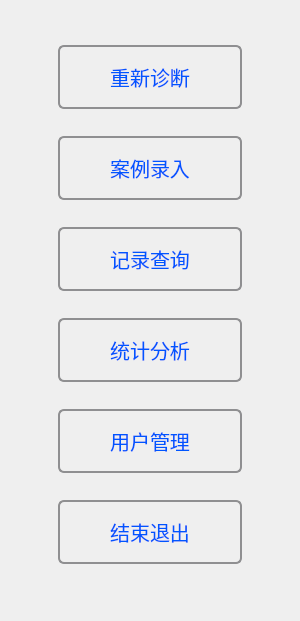
     <widget class="QWidget" name="widget_list" native="true">
      <property name="minimumSize">
       <size>
        <width>300</width>
        <height>0</height>
       </size>
      </property>
      <property name="maximumSize">
       <size>
        <width>300</width>
        <height>16777215</height>
       </size>
      </property>
      <property name="styleSheet">
       <string notr="true">QWidget#widget_list{
border-image: url(:/new/prefix1/Diagnosis_Image/bg_list.png);}
</string>
      </property>
      <layout class="QGridLayout" name="gridLayout_2">
       <property name="leftMargin">
        <number>11</number>
       </property>
       <property name="topMargin">
        <number>11</number>
       </property>
       <property name="rightMargin">
        <number>11</number>
       </property>
       <property name="bottomMargin">
        <number>11</number>
       </property>
       <property name="spacing">
        <number>7</number>
       </property>
       <item row="10" column="0">
        <spacer name="horizontalSpacer_19">
         <property name="font">
          <font>
           <family>宋体</family>
           <pointsize>12</pointsize>
          </font>
         </property>
         <property name="orientation">
          <enum>Qt::Horizontal</enum>
         </property>
         <property name="sizeHint" stdset="0">
          <size>
           <width>52</width>
           <height>20</height>
          </size>
         </property>
        </spacer>
       </item>
       <item row="1" column="1">
        <spacer name="horizontalSpacer">
         <property name="font">
          <font>
           <family>宋体</family>
           <pointsize>12</pointsize>
          </font>
         </property>
         <property name="orientation">
          <enum>Qt::Horizontal</enum>
         </property>
         <property name="sizeHint" stdset="0">
          <size>
           <width>151</width>
           <height>20</height>
          </size>
         </property>
        </spacer>
       </item>
       <item row="14" column="1">
        <spacer name="verticalSpacer_10">
         <property name="font">
          <font>
           <family>宋体</family>
           <pointsize>12</pointsize>
          </font>
         </property>
         <property name="orientation">
          <enum>Qt::Vertical</enum>
         </property>
         <property name="sizeHint" stdset="0">
          <size>
           <width>20</width>
           <height>40</height>
          </size>
         </property>
        </spacer>
       </item>
       <item row="4" column="0">
        <spacer name="horizontalSpacer_9">
         <property name="font">
          <font>
           <family>宋体</family>
           <pointsize>12</pointsize>
          </font>
         </property>
         <property name="orientation">
          <enum>Qt::Horizontal</enum>
         </property>
         <property name="sizeHint" stdset="0">
          <size>
           <width>52</width>
           <height>20</height>
          </size>
         </property>
        </spacer>
       </item>
       <item row="3" column="1">
        <spacer name="horizontalSpacer_4">
         <property name="font">
          <font>
           <family>宋体</family>
           <pointsize>12</pointsize>
          </font>
         </property>
         <property name="orientation">
          <enum>Qt::Horizontal</enum>
         </property>
         <property name="sizeHint" stdset="0">
          <size>
           <width>151</width>
           <height>20</height>
          </size>
         </property>
        </spacer>
       </item>
       <item row="2" column="0">
        <spacer name="horizontalSpacer_2">
         <property name="font">
          <font>
           <family>宋体</family>
           <pointsize>12</pointsize>
          </font>
         </property>
         <property name="orientation">
          <enum>Qt::Horizontal</enum>
         </property>
         <property name="sizeHint" stdset="0">
          <size>
           <width>52</width>
           <height>20</height>
          </size>
         </property>
        </spacer>
       </item>
       <item row="2" column="3">
        <spacer name="horizontalSpacer_3">
         <property name="font">
          <font>
           <family>宋体</family>
           <pointsize>12</pointsize>
          </font>
         </property>
         <property name="orientation">
          <enum>Qt::Horizontal</enum>
         </property>
         <property name="sizeHint" stdset="0">
          <size>
           <width>52</width>
           <height>20</height>
          </size>
         </property>
        </spacer>
       </item>
       <item row="4" column="3">
        <spacer name="horizontalSpacer_8">
         <property name="font">
          <font>
           <family>宋体</family>
           <pointsize>12</pointsize>
          </font>
         </property>
         <property name="orientation">
          <enum>Qt::Horizontal</enum>
         </property>
         <property name="sizeHint" stdset="0">
          <size>
           <width>52</width>
           <height>20</height>
          </size>
         </property>
        </spacer>
       </item>
       <item row="6" column="1">
        <widget class="QToolButton" name="toolButton_4">
         <property name="minimumSize">
          <size>
           <width>184</width>
           <height>64</height>
          </size>
         </property>
         <property name="maximumSize">
          <size>
           <width>100</width>
           <height>35</height>
          </size>
         </property>
         <property name="font">
          <font>
           <family>微软雅黑</family>
           <pointsize>15</pointsize>
           <weight>9</weight>
           <italic>false</italic>
           <bold>false</bold>
          </font>
         </property>
         <property name="styleSheet">
          <string notr="true">QToolButton { 
    border: 2px solid #8f8f91;
    border-radius: 6px; 
	border-image: url(:/new/prefix1/Diagnosis_Image/Table_button.png);
    min-width: 180px;
    min-height: 60px;
	color: rgb(0, 85, 255);
	font: 75 15pt &quot;微软雅黑&quot;;
 }
QToolButton:pressed {
    border: 2px solid #8f8f91;
    border-radius: 6px; 
	border-image: url(:/new/prefix1/Diagnosis_Image/Table_button_press.png);
    min-width: 180px;
    min-height: 60px;
	color: rgb(0, 85, 255);
	font: 75 15pt &quot;微软雅黑&quot;;
}</string>
         </property>
         <property name="text">
          <string>记录查询</string>
         </property>
        </widget>
       </item>
       <item row="4" column="1">
        <widget class="QToolButton" name="toolButton_3">
         <property name="minimumSize">
          <size>
           <width>184</width>
           <height>64</height>
          </size>
         </property>
         <property name="maximumSize">
          <size>
           <width>100</width>
           <height>35</height>
          </size>
         </property>
         <property name="font">
          <font>
           <family>微软雅黑</family>
           <pointsize>15</pointsize>
           <weight>9</weight>
           <italic>false</italic>
           <bold>false</bold>
          </font>
         </property>
         <property name="styleSheet">
          <string notr="true">QToolButton { 
    border: 2px solid #8f8f91;
    border-radius: 6px; 
	border-image: url(:/new/prefix1/Diagnosis_Image/Table_button.png);
    min-width: 180px;
    min-height: 60px;
	color: rgb(0, 85, 255);
	font: 75 15pt &quot;微软雅黑&quot;;
 }
QToolButton:pressed {
    border: 2px solid #8f8f91;
    border-radius: 6px; 
	border-image: url(:/new/prefix1/Diagnosis_Image/Table_button_press.png);
    min-width: 180px;
    min-height: 60px;
	color: rgb(0, 85, 255);
	font: 75 15pt &quot;微软雅黑&quot;;
}</string>
         </property>
         <property name="text">
          <string>案例录入</string>
         </property>
        </widget>
       </item>
       <item row="6" column="0">
        <spacer name="horizontalSpacer_12">
         <property name="font">
          <font>
           <family>宋体</family>
           <pointsize>12</pointsize>
          </font>
         </property>
         <property name="orientation">
          <enum>Qt::Horizontal</enum>
         </property>
         <property name="sizeHint" stdset="0">
          <size>
           <width>52</width>
           <height>20</height>
          </size>
         </property>
        </spacer>
       </item>
       <item row="5" column="1">
        <spacer name="horizontalSpacer_10">
         <property name="font">
          <font>
           <family>宋体</family>
           <pointsize>12</pointsize>
          </font>
         </property>
         <property name="orientation">
          <enum>Qt::Horizontal</enum>
         </property>
         <property name="sizeHint" stdset="0">
          <size>
           <width>151</width>
           <height>20</height>
          </size>
         </property>
        </spacer>
       </item>
       <item row="7" column="1">
        <spacer name="horizontalSpacer_13">
         <property name="font">
          <font>
           <family>宋体</family>
           <pointsize>12</pointsize>
          </font>
         </property>
         <property name="orientation">
          <enum>Qt::Horizontal</enum>
         </property>
         <property name="sizeHint" stdset="0">
          <size>
           <width>151</width>
           <height>20</height>
          </size>
         </property>
        </spacer>
       </item>
       <item row="6" column="3">
        <spacer name="horizontalSpacer_11">
         <property name="font">
          <font>
           <family>宋体</family>
           <pointsize>12</pointsize>
          </font>
         </property>
         <property name="orientation">
          <enum>Qt::Horizontal</enum>
         </property>
         <property name="sizeHint" stdset="0">
          <size>
           <width>52</width>
           <height>20</height>
          </size>
         </property>
        </spacer>
       </item>
       <item row="9" column="1">
        <spacer name="horizontalSpacer_20">
         <property name="font">
          <font>
           <family>宋体</family>
           <pointsize>12</pointsize>
          </font>
         </property>
         <property name="orientation">
          <enum>Qt::Horizontal</enum>
         </property>
         <property name="sizeHint" stdset="0">
          <size>
           <width>151</width>
           <height>20</height>
          </size>
         </property>
        </spacer>
       </item>
       <item row="8" column="1">
        <widget class="QToolButton" name="toolButton_6">
         <property name="minimumSize">
          <size>
           <width>184</width>
           <height>64</height>
          </size>
         </property>
         <property name="maximumSize">
          <size>
           <width>100</width>
           <height>35</height>
          </size>
         </property>
         <property name="font">
          <font>
           <family>微软雅黑</family>
           <pointsize>15</pointsize>
           <weight>9</weight>
           <italic>false</italic>
           <bold>false</bold>
          </font>
         </property>
         <property name="styleSheet">
          <string notr="true">QToolButton { 
    border: 2px solid #8f8f91;
    border-radius: 6px; 
	border-image: url(:/new/prefix1/Diagnosis_Image/Table_button.png);
    min-width: 180px;
    min-height: 60px;
	color: rgb(0, 85, 255);
	font: 75 15pt &quot;微软雅黑&quot;;
 }
QToolButton:pressed {
    border: 2px solid #8f8f91;
    border-radius: 6px; 
	border-image: url(:/new/prefix1/Diagnosis_Image/Table_button_press.png);
    min-width: 180px;
    min-height: 60px;
	color: rgb(0, 85, 255);
	font: 75 15pt &quot;微软雅黑&quot;;
}</string>
         </property>
         <property name="text">
          <string>统计分析</string>
         </property>
        </widget>
       </item>
       <item row="8" column="0">
        <spacer name="horizontalSpacer_18">
         <property name="font">
          <font>
           <family>宋体</family>
           <pointsize>12</pointsize>
          </font>
         </property>
         <property name="orientation">
          <enum>Qt::Horizontal</enum>
         </property>
         <property name="sizeHint" stdset="0">
          <size>
           <width>52</width>
           <height>20</height>
          </size>
         </property>
        </spacer>
       </item>
       <item row="8" column="3">
        <spacer name="horizontalSpacer_17">
         <property name="font">
          <font>
           <family>宋体</family>
           <pointsize>12</pointsize>
          </font>
         </property>
         <property name="orientation">
          <enum>Qt::Horizontal</enum>
         </property>
         <property name="sizeHint" stdset="0">
          <size>
           <width>52</width>
           <height>20</height>
          </size>
         </property>
        </spacer>
       </item>
       <item row="10" column="3">
        <spacer name="horizontalSpacer_21">
         <property name="font">
          <font>
           <family>宋体</family>
           <pointsize>12</pointsize>
          </font>
         </property>
         <property name="orientation">
          <enum>Qt::Horizontal</enum>
         </property>
         <property name="sizeHint" stdset="0">
          <size>
           <width>52</width>
           <height>20</height>
          </size>
         </property>
        </spacer>
       </item>
       <item row="12" column="3">
        <spacer name="horizontalSpacer_24">
         <property name="font">
          <font>
           <family>宋体</family>
           <pointsize>12</pointsize>
          </font>
         </property>
         <property name="orientation">
          <enum>Qt::Horizontal</enum>
         </property>
         <property name="sizeHint" stdset="0">
          <size>
           <width>52</width>
           <height>20</height>
          </size>
         </property>
        </spacer>
       </item>
       <item row="10" column="1">
        <widget class="QToolButton" name="toolButton_7">
         <property name="minimumSize">
          <size>
           <width>184</width>
           <height>64</height>
          </size>
         </property>
         <property name="maximumSize">
          <size>
           <width>100</width>
           <height>35</height>
          </size>
         </property>
         <property name="font">
          <font>
           <family>微软雅黑</family>
           <pointsize>15</pointsize>
           <weight>9</weight>
           <italic>false</italic>
           <bold>false</bold>
          </font>
         </property>
         <property name="styleSheet">
          <string notr="true">QToolButton { 
    border: 2px solid #8f8f91;
    border-radius: 6px; 
	border-image: url(:/new/prefix1/Diagnosis_Image/Table_button.png);
    min-width: 180px;
    min-height: 60px;
	color: rgb(0, 85, 255);
	font: 75 15pt &quot;微软雅黑&quot;;
 }
QToolButton:pressed {
    border: 2px solid #8f8f91;
    border-radius: 6px; 
	border-image: url(:/new/prefix1/Diagnosis_Image/Table_button_press.png);
    min-width: 180px;
    min-height: 60px;
	color: rgb(0, 85, 255);
	font: 75 15pt &quot;微软雅黑&quot;;
}</string>
         </property>
         <property name="text">
          <string>用户管理</string>
         </property>
        </widget>
       </item>
       <item row="11" column="1">
        <spacer name="horizontalSpacer_23">
         <property name="font">
          <font>
           <family>宋体</family>
           <pointsize>12</pointsize>
          </font>
         </property>
         <property name="orientation">
          <enum>Qt::Horizontal</enum>
         </property>
         <property name="sizeHint" stdset="0">
          <size>
           <width>151</width>
           <height>20</height>
          </size>
         </property>
        </spacer>
       </item>
       <item row="12" column="1">
        <widget class="QToolButton" name="toolButton_8">
         <property name="minimumSize">
          <size>
           <width>184</width>
           <height>64</height>
          </size>
         </property>
         <property name="maximumSize">
          <size>
           <width>100</width>
           <height>35</height>
          </size>
         </property>
         <property name="font">
          <font>
           <family>微软雅黑</family>
           <pointsize>15</pointsize>
           <weight>9</weight>
           <italic>false</italic>
           <bold>false</bold>
          </font>
         </property>
         <property name="styleSheet">
          <string notr="true">QToolButton { 
    border: 2px solid #8f8f91;
    border-radius: 6px; 
	border-image: url(:/new/prefix1/Diagnosis_Image/Table_button.png);
    min-width: 180px;
    min-height: 60px;
	color: rgb(0, 85, 255);
	font: 75 15pt &quot;微软雅黑&quot;;
 }
QToolButton:pressed {
    border: 2px solid #8f8f91;
    border-radius: 6px; 
	border-image: url(:/new/prefix1/Diagnosis_Image/Table_button_press.png);
    min-width: 180px;
    min-height: 60px;
	color: rgb(0, 85, 255);
	font: 75 15pt &quot;微软雅黑&quot;;
}</string>
         </property>
         <property name="text">
          <string>结束退出</string>
         </property>
        </widget>
       </item>
       <item row="12" column="0">
        <spacer name="horizontalSpacer_22">
         <property name="font">
          <font>
           <family>宋体</family>
           <pointsize>12</pointsize>
          </font>
         </property>
         <property name="orientation">
          <enum>Qt::Horizontal</enum>
         </property>
         <property name="sizeHint" stdset="0">
          <size>
           <width>52</width>
           <height>20</height>
          </size>
         </property>
        </spacer>
       </item>
       <item row="2" column="1">
        <widget class="QToolButton" name="toolButton">
         <property name="minimumSize">
          <size>
           <width>184</width>
           <height>64</height>
          </size>
         </property>
         <property name="maximumSize">
          <size>
           <width>100</width>
           <height>35</height>
          </size>
         </property>
         <property name="font">
          <font>
           <family>微软雅黑</family>
           <pointsize>15</pointsize>
           <weight>9</weight>
           <italic>false</italic>
           <bold>false</bold>
          </font>
         </property>
         <property name="styleSheet">
          <string notr="true">QToolButton { 
    border: 2px solid #8f8f91;
    border-radius: 6px; 
	border-image: url(:/new/prefix1/Diagnosis_Image/Table_button.png);
    min-width: 180px;
    min-height: 60px;
	color: rgb(0, 85, 255);
	font: 75 15pt &quot;微软雅黑&quot;;
 }
QToolButton:pressed {
    border: 2px solid #8f8f91;
    border-radius: 6px; 
	border-image: url(:/new/prefix1/Diagnosis_Image/Table_button_press.png);
    min-width: 180px;
    min-height: 60px;
	color: rgb(0, 85, 255);
	font: 75 15pt &quot;微软雅黑&quot;;
}</string>
         </property>
         <property name="text">
          <string>重新诊断</string>
         </property>
        </widget>
       </item>
       <item row="13" column="1">
        <spacer name="horizontalSpacer_25">
         <property name="font">
          <font>
           <family>宋体</family>
           <pointsize>12</pointsize>
          </font>
         </property>
         <property name="orientation">
          <enum>Qt::Horizontal</enum>
         </property>
         <property name="sizeHint" stdset="0">
          <size>
           <width>40</width>
           <height>20</height>
          </size>
         </property>
        </spacer>
       </item>
      </layout>
     </widget>
